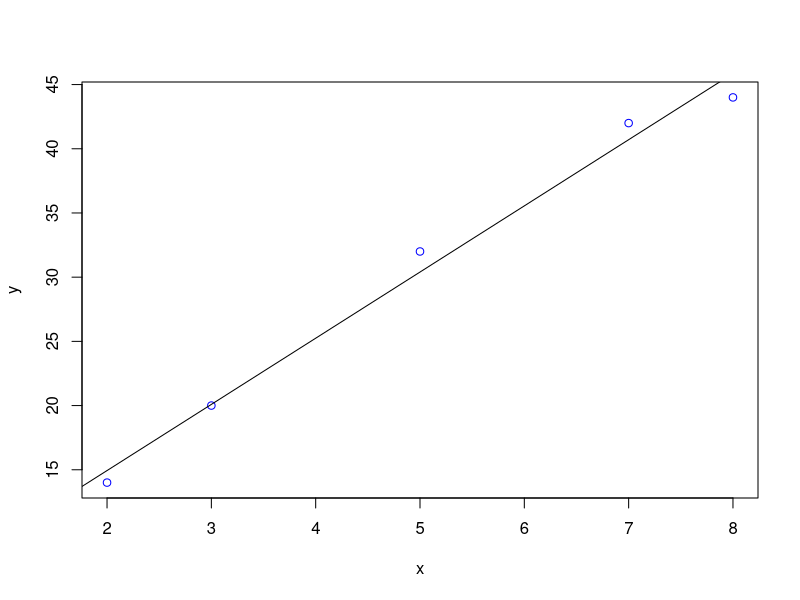
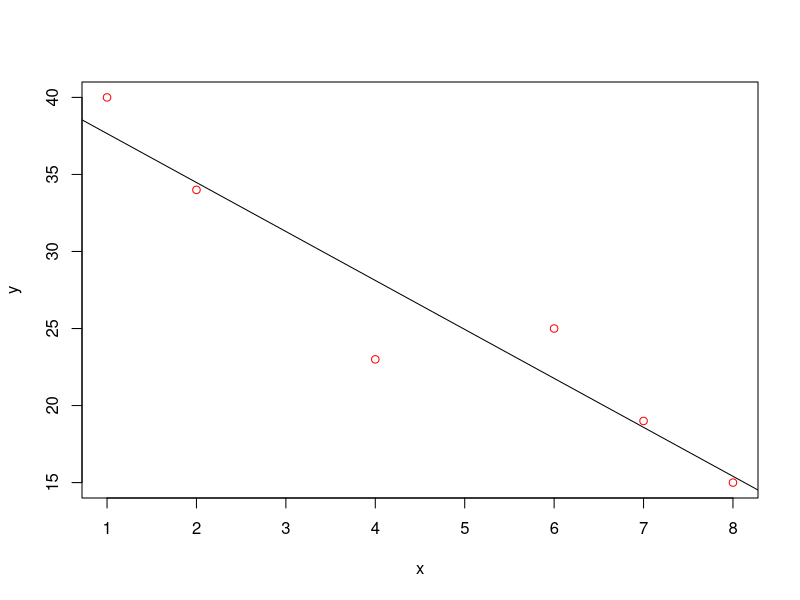
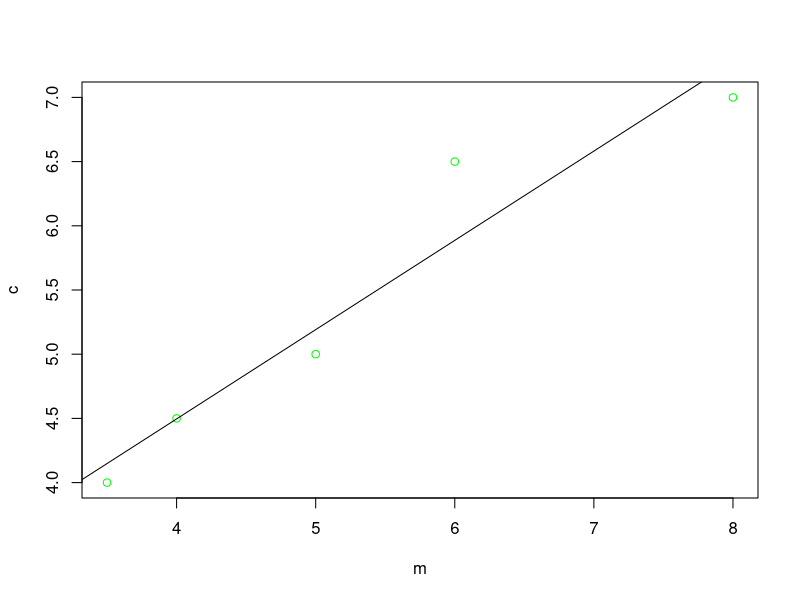
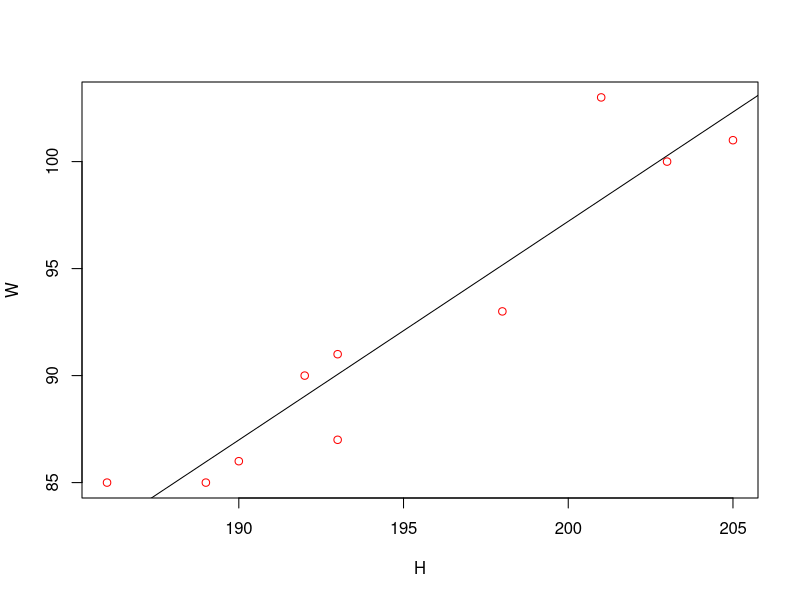
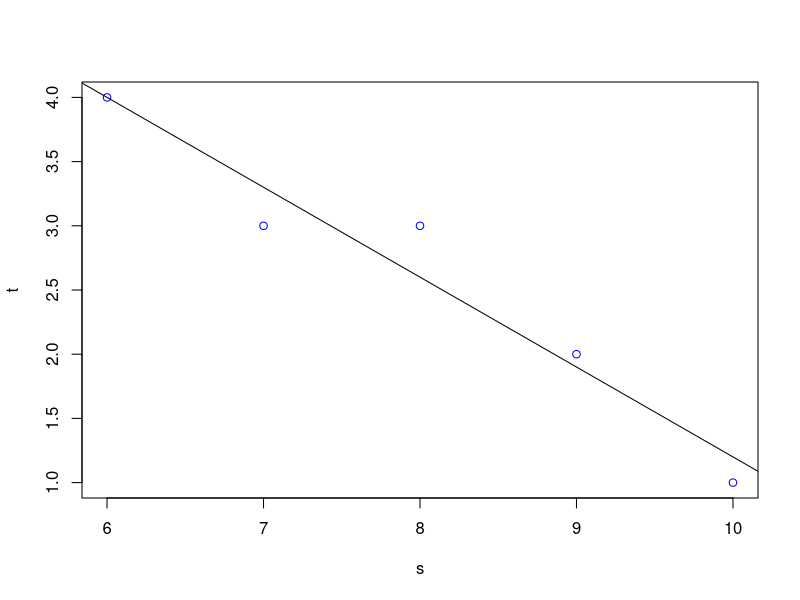
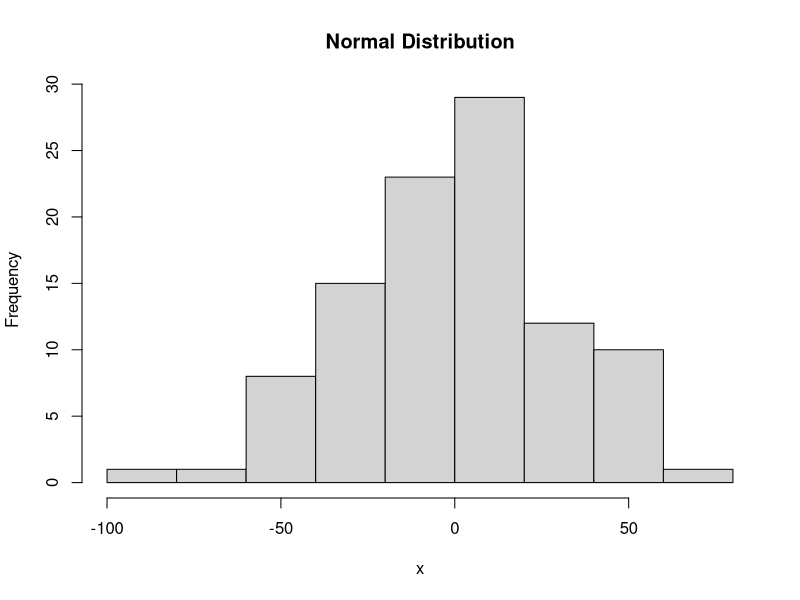
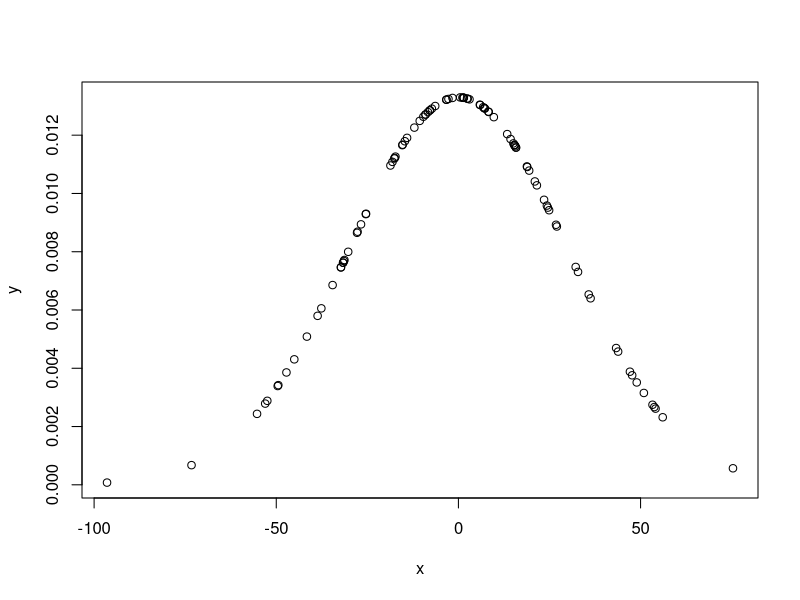

Generate these figures, in order, with R: (Note: this script raises an error after producing the figures.)
#1 . Five children aged 2 , 3 , 5 , 7 and 8 yea rs old weigh 14 , 20 , 32 , 42 and 44
#kilogram s respectively . What i s the approximate weigh t o f a six yea r old
#child?

x <- c(2,3,5,7,8)
x

y <- c(14,20,32,42,44)
y

cor(x,y)

#a

# Strong Positive correlation ( 0.75 < r < 1)

#b 

r <- lm(y~x)

plot(x,y , col = "blue")

abline(r)

#c

n <- data.frame(x = 6)
z <- predict(r,n)
z # for x = 6, y = 35.55


#Q2
#2 . The succes s o f a shopping cen ter can be rep resen ted as a function o f the
#di stan ce (in miles) from the cen ter o f the population and the number o f
#clien ts (in hund reds o f people) who will vi si t . The da ta i s given in the tabl e
#below:

#  a) If the mall is located 2 miles from the center of the population, how many
#customers should the shopping center expect?
#  b) To receive 5 customers, at what distance from the center of the
#population should the Shopping Centre be located?

x <- c(8,7,6,4,2,1)

y <- c(15,19,25,23,34,40)

cor(x,y)

#a. Strong Negative correlation.

#b. 

r <- lm(y~x)
r
plot(x,y, col = "red")
abline(r)

#c. (A)

x1 = 2 -40.8 / -3.17
x1 # if y = 2 miles, x1 = 14.87

#c. (B)

n <- data.frame( x = 5)
z <- predict(r,n)
z   # for x = 5, y = 24.94


  
#Q3
#3. The grades of five students in mathematics and chemistry classes are:
#Calculate the expected grade in chemistry for a student who has a 7.5 in
#mathematics.

m <- c(6,4,8,5,3.5)

c <- c(6.5,4.5,7,5,4)

cor(m,c)



#a.

#Strong positive correlation

#b. 
r <- lm(c~m)
plot(m,c, col = 'green')

abline(r)

#c.

n <- data.frame(m = 7.5)
z <- predict(r,n)
z   # for m = 7.5, c = 6.92


#Q4
#4. The heights (in centimeters) and weight (in kilograms) of 10 basketball
#players in a team are:

#Calculate the estimated weight of a player who measures 208 cm.

H <- c(186,189,190,192,193,193,198,201,203,205)

W <- c(85,85,86,90,87,91,93,103,100,101)

cor(H,W)


r <- lm(W~H)
plot(H, W, col = "red")
abline(r)


n <- data.frame(H = 208)
z <- predict(r,n)
z    # for H = 208, W = 105.38


#Q5
#5. A group of individuals has been surveyed on the number of hours devoted each
#day to sleeping and watching TV. The responses are summarized in the following
#table:


# If a person sleeps eight hours, how many hours of TV are they expected to
#watch?

s <- c(6,7,8,9,10)

t <- c(4,3,3,2,1)

cor(s,t)

# strong negative correlation

r <- lm(t~s)

plot(s,t, col = 'blue')
abline(r)


n <- data.frame(s = 8)
z <- predict(r,n)
z # for s = 8, t = 2.6


################################ PROBABILITY #############################################################


#6
#a
sample(1:6,3000,replace = TRUE)
#b
sample(30:70,27)
#c
sample(1:2,1000,replace = TRUE)


#7
#7) Let x be the normally distributed random variable with mean=0 and standard deviation =30,
#with n=100
#a) Plot the probability distribution of x assuming that the points are normally distributed with
#mean=0 and standard deviation=30
#b) Plot the cumulative distribution points.
#c) Input the probability 0.2 and obtain the number whose cumulative value matches this
#value (hint: qnorm(0.2, mean=0, sd=30)
#d) Compute the 50% quantile value using qnorm function 



x <- rnorm(100,0,30)
round(x,2)

hist( x, main = "Normal Distribution")

m = 0
m
s = 30
s


# a) Probability distribution

y <- dnorm(x, m, s)
y
round(y,2)

plot(x, y)

#b) cumulative distribution

z <- pnorm(x, mean = m, sd = d)

#Plotting the graph

plot(x,z)

dev.off()

#Quantile value

k <- qnorm(0.2, mean = mean(x), sd = sd(x))
k


# 50 % quantile

f <- qnorm(0.5, mean = mean(x), sd = sd(x))
f


#8
#8) In the above example observe and briefly explain what happens to the normal distribution
#curve when you change the mean, the variance, or both simultaneously.
#a. change SD to 15
#b. change SD to 45
#c. Change the mean to 50
#d. Change the mean to -50 


n = 100

a <- rnorm(100, 0, 15)
a

hist(a, main = 'SD = 15')

#b

b <- rnorm(100, 0, 45)
b

hist(b, main = 'SD = 45')


#c

c <- rnorm(100, 50, 30)
c

hist(c, main = 'Mean = 50')

#d

d <- rnorm(100, -50, 30)
d

hist(d, main = 'Mean = -50')


#9
#9) Draw a histogram of 5000 random variables normally distributed with given SD= 5 and
#mean=20 (hint : use rnorm)


h <- rnorm(5000, 20, 5)
h

hist(h, main = 'Histogram with 5000 random variables, SD = 5, mean = 20')

#10
#10)Calculate the probability that a normally distributed random variable with mean 22 and
#variance 25
#a. is greater than 29
#b. is less than 17
#c. is less than 15 or greater than 25

#a. 

m = 22
V = 25
sd = 5

a <- pnorm(29, m, sd)
a

a1 = 1 - a 
a1      # probability of variable greater than 29

#b

b <- pnorm(17, m , sd)
b

#c

c <- pnorm (15, m , sd) + (1 - pnorm(25,m , sd))
c

#11
#11)If the mean length of a sample of rock cod (a fish variety) is 30 inches and the variance is 4
#inches, calculate the approximate probability that a certain rock cod fish is 31 in. long.
#Calculate the probability using the equation
#a)
#Hint: 1/(sqrt(2*pi)*sigma)*exp(-((31 - mu)^2/(2*sigma^2)))
#b) Verify the same using dnorm() function
#Hint: dnorm(31,mu,sigma)


p <- (1/ (sqrt(2 *3.14)*4 )) * exp(-((31 - 30)^2)/(2 * 4^2))
p

#b

p1 <- dnorm(31,30, 4)
p1

#12
#12)For the mpg column in mtcars dataset obtain the statistical parameters
#Mean
#Median
#Standard Deviation
#Variance &
#Range

x <-  mtcars$mpg
x

m1 <- mean(x)
m1  # = 20

m2 <- median(x)
m2  # = 19.2

sd <- sd(x)
sd  # = 6.026

v <- sd * sd
v   # = 36.32

v <- var(x)
v   # = 36.32

Range <- max(x) - min(x)
Range # = 23.5



################################### THANK YOU ##########################################################

